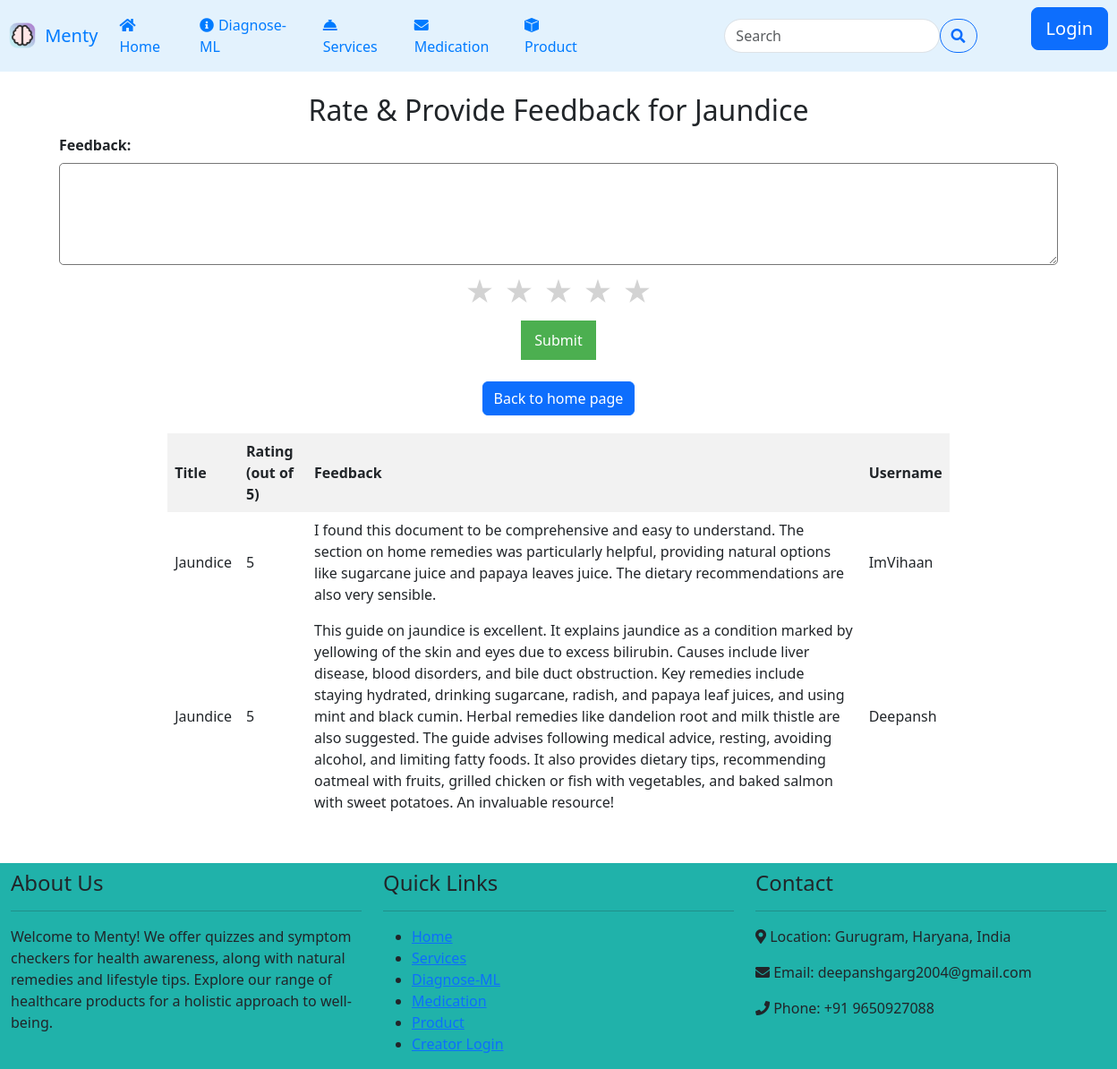
The page /review_doc?doc_id=1 on the database its author committed.
### app.py (models this page shows)
class Document(db.Model):
	id = db.Column("id", db.Integer, primary_key=True)
	title = db.Column("title", db.String(100), nullable=False)
	date_added = db.Column(db.DateTime, nullable=False, default=datetime.now())
	description = db.Column("description", db.Text, nullable=True)
	file_path = db.Column(db.String(255), nullable=False)
	cover_path = db.Column(db.String(255), nullable=False)
	section_id = db.Column(db.Integer, db.ForeignKey('section.id'))
	section = db.relationship('Section', backref=db.backref('book', lazy=True))

class RatingFeedback(db.Model):
    id = db.Column(db.Integer, primary_key=True)
    doc_id = db.Column(db.Integer, db.ForeignKey('document.id'), nullable=False)
    username = db.Column(db.Integer, db.ForeignKey('user.id'), nullable=False)
    rating = db.Column(db.Integer, nullable=False)
    feedback = db.Column(db.Text, nullable=False)
    date_reviewed = db.Column(db.DateTime, nullable=False, default=datetime.now())
    document = db.relationship('Document', backref=db.backref('ratings_feedback', lazy=True))
    user = db.relationship('User', backref=db.backref('ratings_feedback', lazy=True))

### app.py (the view, shortened to what this page needs)
@app.route("/review_doc", methods=["GET", "POST"])
def review_doc():
    doc_id = request.args.get("doc_id") or request.form.get("doc_id")
    doc = Document.query.filter_by(id=doc_id).first()
    username = session.get('username')
    ratingandfeedbacks = RatingFeedback.query.filter_by(doc_id=doc_id).all()
    if not doc:
        flash('Document not found.', 'warning')
        return redirect('/medication')
    return render_template('review_doc.html', doc=doc, ratingandfeedbacks=ratingandfeedbacks)

### Templates/review_doc.html (shortened to what this page needs)
{% extends "base.html" %}
{% block body %}
{% include "navbar.html" %}
<br>
  <h2>Rate & Provide Feedback for {{ doc.title }}</h2>
  <form action="/review_doc" method="post" class="container text-center bg">
    <label for="feedback" style="margin-right: 100% !important;">Feedback:</label>
    <textarea id="feedback" name="feedback" rows="4"></textarea>
    <div class="rating-container">
      <div class="rating" name="rating">
        <label for="star5"></label>
        <label for="star4"></label>
        <label for="star3"></label>
        <label for="star2"></label>
        <label for="star1"></label>
    </div>
    </div>
    <button type="submit">Submit</button>
    <br>
    <br>
    <a href="/medication" class="btn btn-primary">Back to home page</a>
  </form>
  <table>
    <thead>
      <tr>
        <th>Title</th>
        <th>Rating (out of 5)</th>
        <th>Feedback</th>
        <th>Username</th>
      </tr>
    </thead>
    <tbody>
      {% for rf in ratingandfeedbacks %}
      {%if rf.doc_id==doc.id%}
      <tr>
        <td>{{ doc.title }}</td>
        <td>{{ rf.rating }}</td>
        <td>{{ rf.feedback }}</td>
        <td>{{rf.username}}</td>
      </tr>
      {%endif%}
      {% endfor %}
    </tbody>
  </table>
  <br>
  <br>
  {% include "conclusion.html" %}
{% endblock %}

### Templates/review_doc.html (style rules this page uses)
body { font-family: Arial, sans-serif; background-color: #f8f9fa; }
h2 { margin-top: 50px; text-align: center; color: #333; }
label { display: block; margin-bottom: 8px; font-weight: bold; }
textarea { width: 100%; padding: 8px; margin-bottom: 16px; box-sizing: border-box; border-radius: 5px; }
.bg { border: 2px black !important; }
button { background-color: #4caf50; color: white; padding: 10px 15px; border: none; border-radius: 5px; cursor: pointer; font-size: 16px; }
table { width: 70%; margin-top: 20px; margin-left: auto; margin-right: auto; border-collapse: collapse; }
th, td { padding: 8px; border-bottom: 1px solid #ddd; }
th { background-color: #f2f2f2; font-weight: bold; }
.rating { direction: rtl; text-align: center; display: inline-block; }
.rating label { display: inline-block; cursor: pointer; color: #777777; }
.rating label:before { content: '\2605'; font-size: 2em; padding: 0.1em; color: #d3d3d3; }
.rating-container { display: flex; justify-content: center; }

### rows shown on the page
Document: title "Jaundice"
RatingFeedback: rating "5", feedback "I found this document to be comprehensive and easy to understand. The section on home remedies was particularly helpful, providing natural options like sugarcane juice and papaya leaves juice. The dietary recommendations are also very sensible.", username "ImVihaan"
RatingFeedback: rating "5", feedback "This guide on jaundice is excellent. It explains jaundice as a condition marked by yellowing of the skin and eyes due to excess bilirubin. Causes include liver disease, blood disorders, and bile duct obstruction. Key remedies include staying hydrated, drinking sugarcane, radish, and papaya leaf juices, and using mint and black cumin. Herbal remedies like dandelion root and milk thistle are also suggested. The guide advises following medical advice, resting, avoiding alcohol, and limiting fatty foods. It also provides dietary tips, recommending oatmeal with fruits, grilled chicken or fish with vegetables, and baked salmon with sweet potatoes. An invaluable resource!", username "Deepansh"
